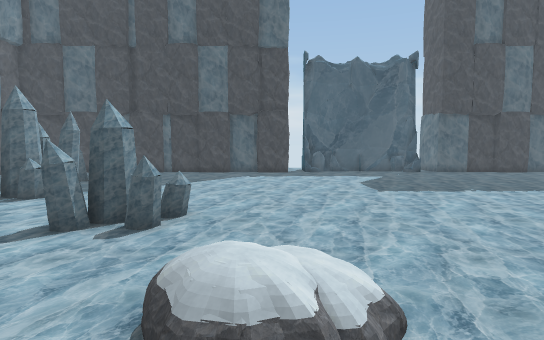
[1] (above)

21 first-person views from a walk through a scene from a Unity 3-D project. The camera is 1.5 m above the floor, tilts 4° down and sees 80° across. The floor is counted in squares, 1 m on a side. Each view is taken from the middle of a square. On the plan, view 1 faces up. The plan holds only what a view shows up to about 15 squares ahead; the rest is blank. The place goes on beyond the plan.

[2]
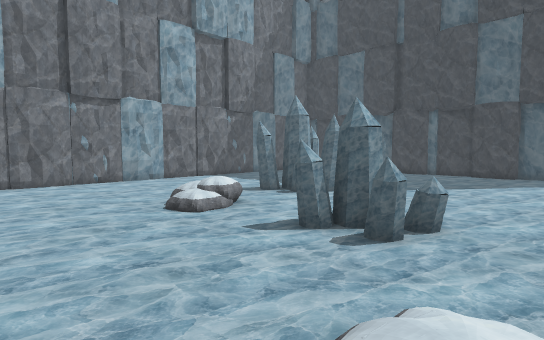

[3]
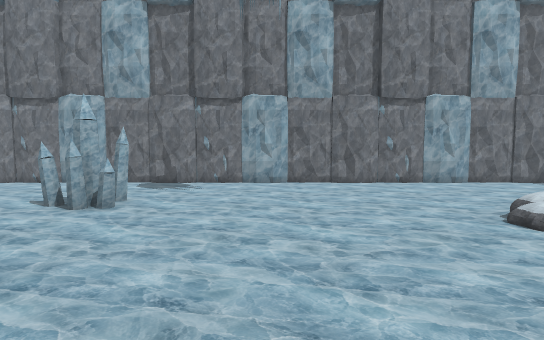

[4]
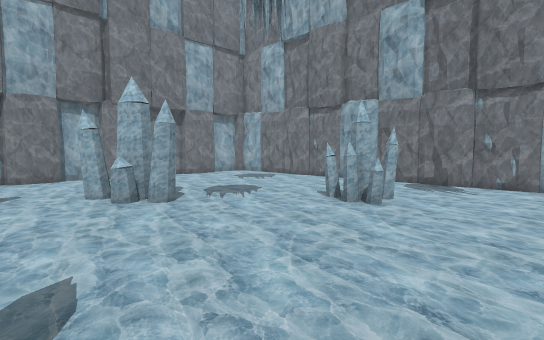

[5]
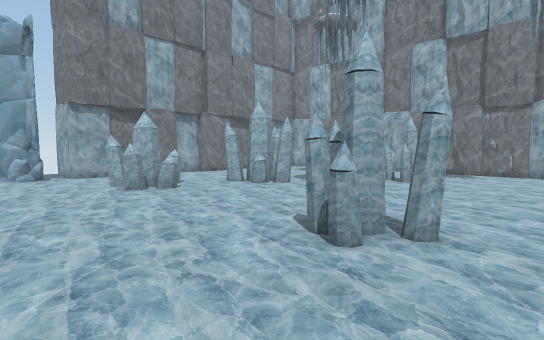

[6]
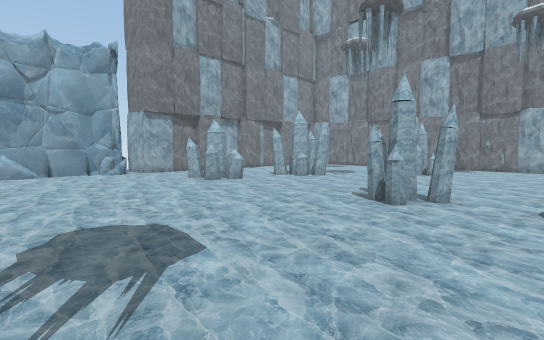

[7]
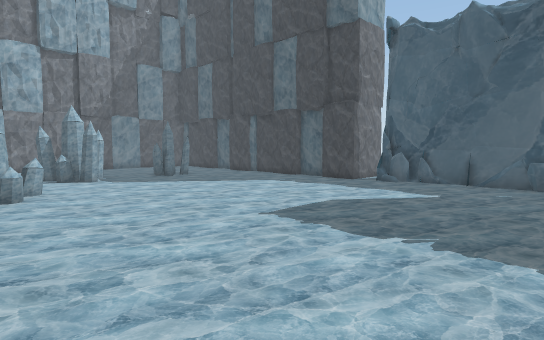

[8]
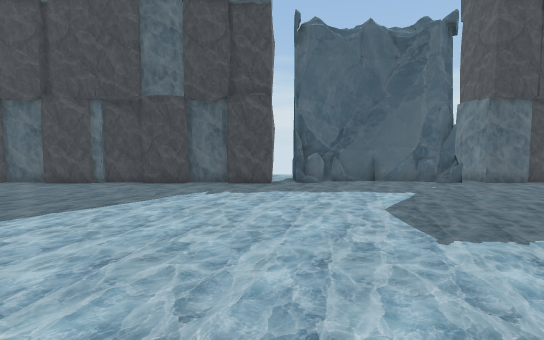

[9]
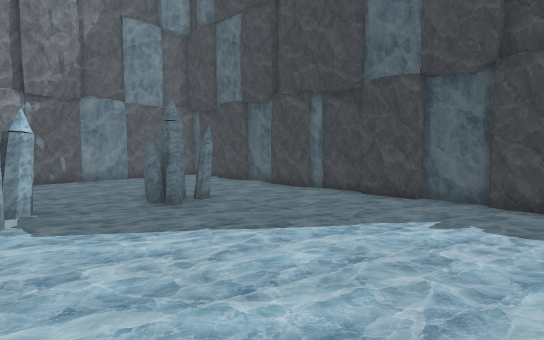

[10]
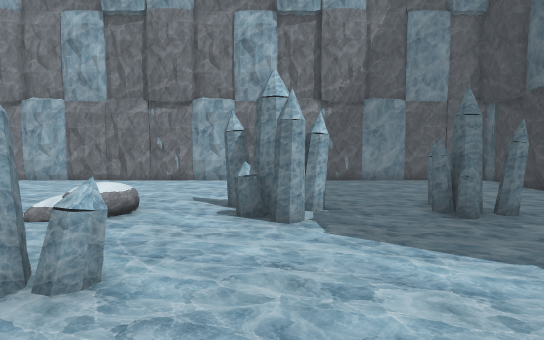

[11]
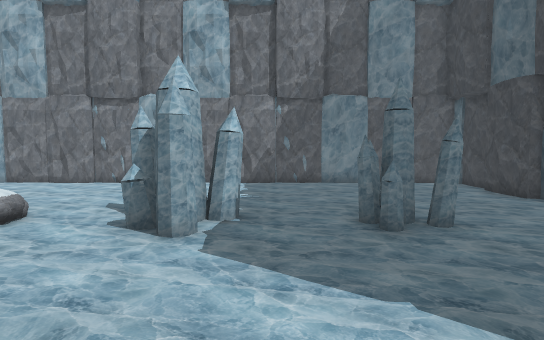

[12]
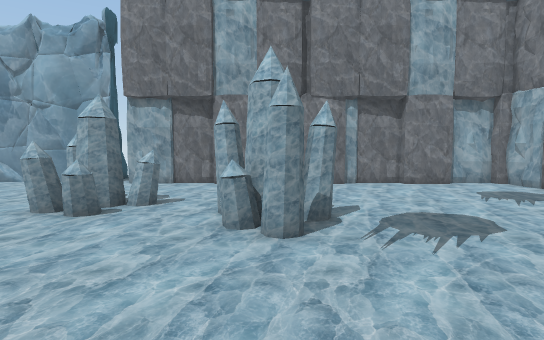

[13]
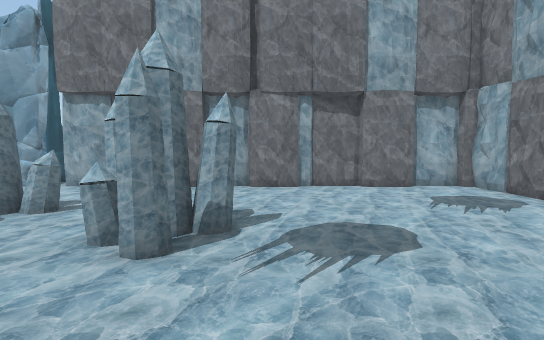

[14]
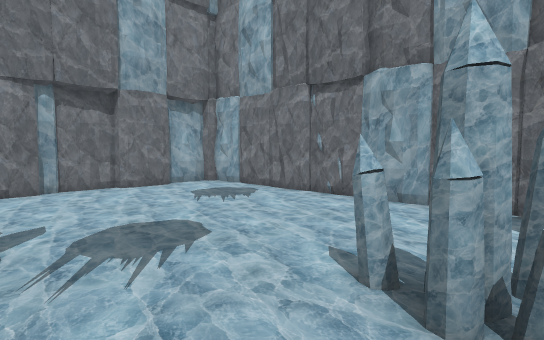

[15]
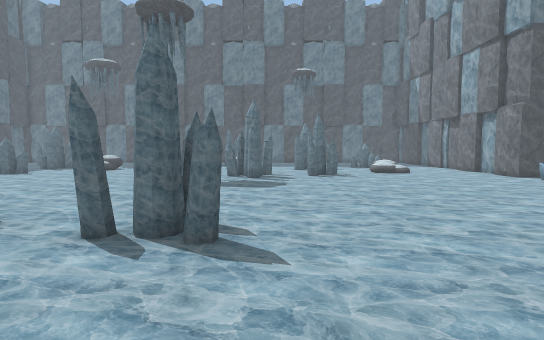

[16]
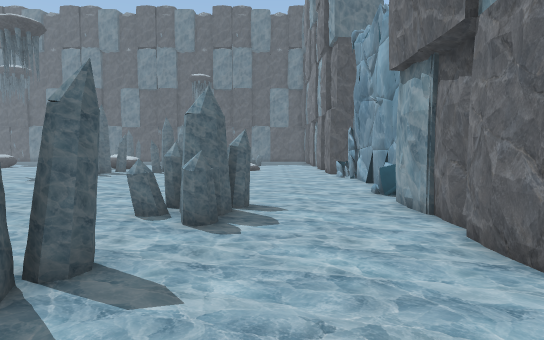

[17]
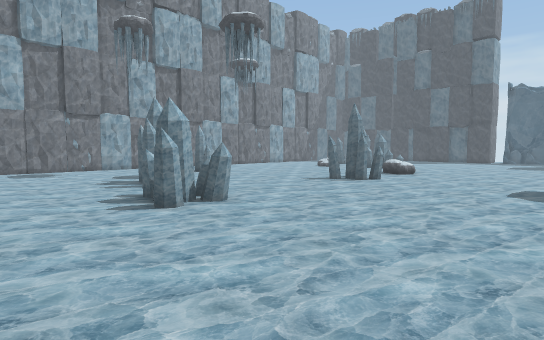

[18]
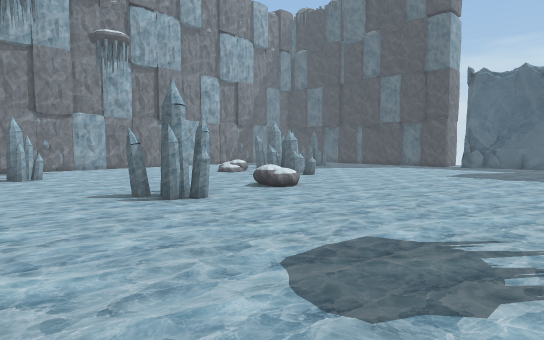

[19]
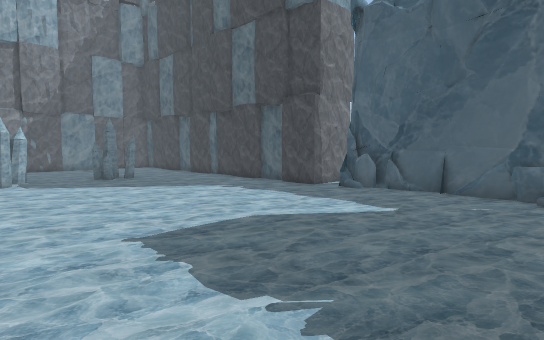

[20]
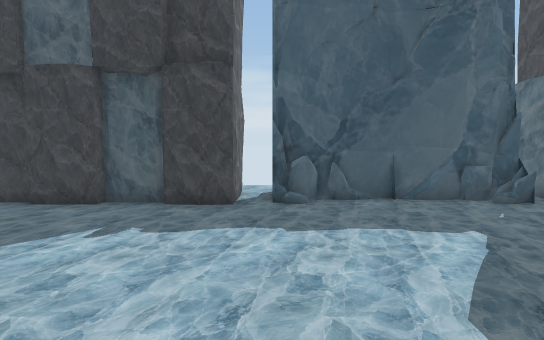

[21]
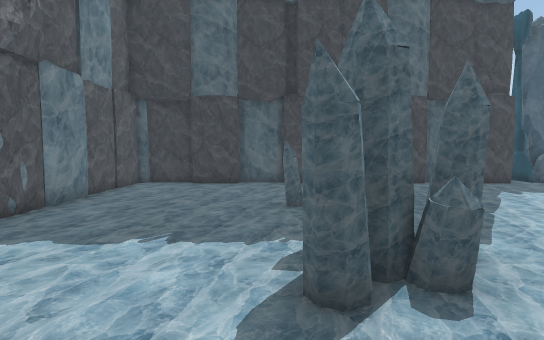

### Floor plan
Key: @ floor where view 1 was taken; # wall or solid block; . floor; O other object.
Columns run from 15 left of view 1 to 9 right of it. Each row starts with its distance up from view 1.
 21                 #OOOOOOOO
 20 #################OOOO.OOO
 19 #..##..##..##............
 18 #........................
 17 #........................
 16 #........................
 15 #......##................
 14 #......##................
 13 #........................
 12 #........................
 11 #......##................
 10 #......##................
  9 #......##................
  8 #..........OO............
  7 #..........OOO...........
  6 #...... O..OOO...........
  5 #.......O...............
  4 #.......................
  3 #.............OO........
  2 #.............OOO........
  1 #.......................
  0 #..............@........
 -1 #.............OO.........
 -2 #.............OOO........
 -3 #.............OO.........
 -4 #....##..................
 -5 #....##..................
 -6 #........................
 -7 #........................
 -8 #........................
 -9 #.........##.............
-10 #........###..OO.........
-11 #............OOOO........
-12 #............OOOO........
-13 #........................
-14 #........................
-15 #........................
-16 ##.#######.###...O......O

Positions as (right, up) in squares from view 1, and headings:
1: (0, 0), facing up
2: (0, 1), facing up-left
3: (-1, 0), facing left
4: (-1, 0), facing down-left
5: (5, 1), facing down-left
6: (9, 2), facing down-left
7: (9, 6), facing up-left
8: (1, 6), facing up
9: (1, 10), facing up-left
10: (0, 10), facing left
11: (-1, 12), facing left
12: (-5, -3), facing down
13: (-7, -4), facing down
14: (-6, -4), facing down-left
15: (-6, -4), facing right
16: (-8, -13), facing right
17: (8, -16), facing up-left
18: (9, -7), facing up-left
19: (9, 9), facing up-left
20: (2, 11), facing up
21: (-9, 6), facing up
